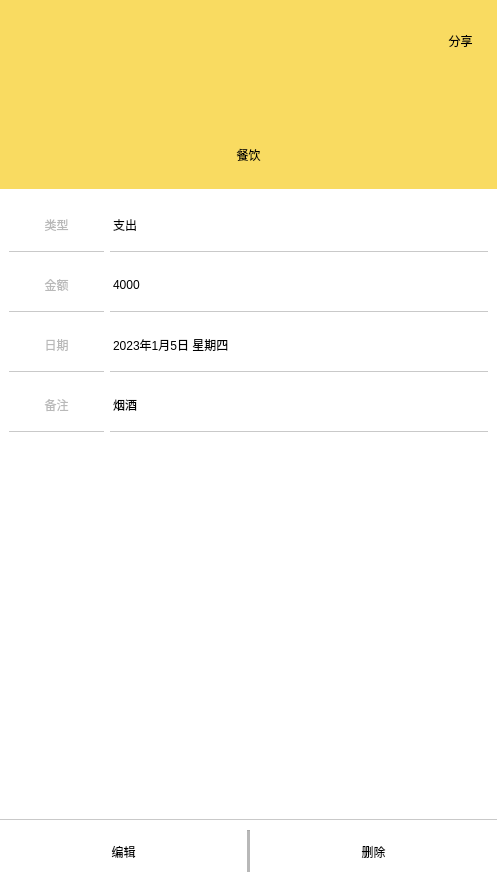
<?xml version="1.0" encoding="UTF-8"?>
<ui version="4.0">
 <class>BillDetailItemEditSubPage</class>
 <widget class="QWidget" name="BillDetailItemEditSubPage">
  <property name="geometry">
   <rect>
    <x>0</x>
    <y>0</y>
    <width>497</width>
    <height>883</height>
   </rect>
  </property>
  <property name="windowTitle">
   <string>Form</string>
  </property>
  <layout class="QGridLayout" name="gridLayout_4">
   <property name="leftMargin">
    <number>0</number>
   </property>
   <property name="topMargin">
    <number>0</number>
   </property>
   <property name="rightMargin">
    <number>0</number>
   </property>
   <property name="bottomMargin">
    <number>0</number>
   </property>
   <property name="spacing">
    <number>0</number>
   </property>
   <item row="0" column="0">
    <widget class="QWidget" name="backgroundwidget" native="true">
     <property name="styleSheet">
      <string notr="true">background-color: rgb(255, 255, 255);</string>
     </property>
     <layout class="QGridLayout" name="gridLayout_3" rowstretch="6,8,12,2">
      <property name="leftMargin">
       <number>0</number>
      </property>
      <property name="topMargin">
       <number>0</number>
      </property>
      <property name="rightMargin">
       <number>0</number>
      </property>
      <property name="bottomMargin">
       <number>0</number>
      </property>
      <property name="spacing">
       <number>0</number>
      </property>
      <item row="0" column="0">
       <widget class="QWidget" name="titlewidget" native="true">
        <property name="styleSheet">
         <string notr="true">background-color: rgb(249, 219, 97);
color:black;</string>
        </property>
        <layout class="QGridLayout" name="gridLayout" rowstretch="5,2">
         <property name="leftMargin">
          <number>10</number>
         </property>
         <property name="topMargin">
          <number>10</number>
         </property>
         <property name="rightMargin">
          <number>10</number>
         </property>
         <property name="bottomMargin">
          <number>10</number>
         </property>
         <property name="spacing">
          <number>0</number>
         </property>
         <item row="0" column="0">
          <layout class="QHBoxLayout" name="horizontalLayout" stretch="1,2,3,2,1">
           <item>
            <layout class="QVBoxLayout" name="verticalLayout" stretch="0,0">
             <property name="spacing">
              <number>0</number>
             </property>
             <item>
              <widget class="QPushButton" name="returnButton">
               <property name="sizePolicy">
                <sizepolicy hsizetype="Expanding" vsizetype="Expanding">
                 <horstretch>0</horstretch>
                 <verstretch>0</verstretch>
                </sizepolicy>
               </property>
               <property name="styleSheet">
                <string notr="true">border:none;
border-image: url(:/public/image/returnarrowyellowbackground.jpg);</string>
               </property>
               <property name="text">
                <string/>
               </property>
              </widget>
             </item>
             <item>
              <spacer name="verticalSpacer">
               <property name="orientation">
                <enum>Qt::Vertical</enum>
               </property>
               <property name="sizeHint" stdset="0">
                <size>
                 <width>20</width>
                 <height>40</height>
                </size>
               </property>
              </spacer>
             </item>
            </layout>
           </item>
           <item>
            <spacer name="horizontalSpacer">
             <property name="orientation">
              <enum>Qt::Horizontal</enum>
             </property>
             <property name="sizeHint" stdset="0">
              <size>
               <width>108</width>
               <height>20</height>
              </size>
             </property>
            </spacer>
           </item>
           <item>
            <widget class="QLabel" name="label_TypeIcon">
             <property name="styleSheet">
              <string notr="true">border-image: url(:/BillPage/image/Expand_1_On_SubPage.jpg);</string>
             </property>
             <property name="text">
              <string/>
             </property>
             <property name="alignment">
              <set>Qt::AlignCenter</set>
             </property>
            </widget>
           </item>
           <item>
            <spacer name="horizontalSpacer_2">
             <property name="orientation">
              <enum>Qt::Horizontal</enum>
             </property>
             <property name="sizeHint" stdset="0">
              <size>
               <width>98</width>
               <height>20</height>
              </size>
             </property>
            </spacer>
           </item>
           <item>
            <layout class="QVBoxLayout" name="verticalLayout_2" stretch="0,0">
             <property name="spacing">
              <number>0</number>
             </property>
             <item>
              <widget class="QPushButton" name="shareButton">
               <property name="sizePolicy">
                <sizepolicy hsizetype="Expanding" vsizetype="Expanding">
                 <horstretch>0</horstretch>
                 <verstretch>0</verstretch>
                </sizepolicy>
               </property>
               <property name="styleSheet">
                <string notr="true">border:none;
font: 17pt &quot;微软雅黑&quot;;</string>
               </property>
               <property name="text">
                <string>分享</string>
               </property>
              </widget>
             </item>
             <item>
              <spacer name="verticalSpacer_2">
               <property name="orientation">
                <enum>Qt::Vertical</enum>
               </property>
               <property name="sizeHint" stdset="0">
                <size>
                 <width>20</width>
                 <height>40</height>
                </size>
               </property>
              </spacer>
             </item>
            </layout>
           </item>
          </layout>
         </item>
         <item row="1" column="0">
          <widget class="QLabel" name="label_Type">
           <property name="styleSheet">
            <string notr="true">font: 20pt &quot;微软雅黑&quot;;</string>
           </property>
           <property name="text">
            <string>餐饮</string>
           </property>
           <property name="alignment">
            <set>Qt::AlignCenter</set>
           </property>
          </widget>
         </item>
        </layout>
       </widget>
      </item>
      <item row="1" column="0">
       <widget class="QWidget" name="midwidget" native="true">
        <property name="styleSheet">
         <string notr="true">color: rgb(0, 0, 0);

QWidget
{
	border:none;
}</string>
        </property>
        <layout class="QGridLayout" name="gridLayout_2">
         <item row="0" column="0">
          <layout class="QHBoxLayout" name="horizontalLayout_3" stretch="2,8">
           <item>
            <widget class="QLabel" name="label_3">
             <property name="styleSheet">
              <string notr="true">color: rgb(185, 185, 185);
font: 18pt &quot;微软雅黑&quot;;
border-bottom:1px ;
border-color: rgba(140,140,140,120);
border-style: solid;</string>
             </property>
             <property name="text">
              <string>类型</string>
             </property>
             <property name="alignment">
              <set>Qt::AlignCenter</set>
             </property>
            </widget>
           </item>
           <item>
            <widget class="QLabel" name="label_InAndOut_Type">
             <property name="styleSheet">
              <string notr="true">font: 18pt &quot;微软雅黑&quot;;
border-bottom:1px ;
border-color: rgba(140,140,140,120);
border-style: solid;</string>
             </property>
             <property name="text">
              <string>支出</string>
             </property>
            </widget>
           </item>
          </layout>
         </item>
         <item row="1" column="0">
          <layout class="QHBoxLayout" name="horizontalLayout_4" stretch="2,8">
           <item>
            <widget class="QLabel" name="label_5">
             <property name="styleSheet">
              <string notr="true">color: rgb(185, 185, 185);
font: 18pt &quot;微软雅黑&quot;;
border-bottom:1px ;
border-color: rgba(140,140,140,120);
border-style: solid;</string>
             </property>
             <property name="text">
              <string>金额</string>
             </property>
             <property name="alignment">
              <set>Qt::AlignCenter</set>
             </property>
            </widget>
           </item>
           <item>
            <widget class="QLabel" name="label_Money">
             <property name="styleSheet">
              <string notr="true">font: 18pt &quot;微软雅黑&quot;;
border-bottom:1px ;
border-color: rgba(140,140,140,120);
border-style: solid;</string>
             </property>
             <property name="text">
              <string>4000</string>
             </property>
            </widget>
           </item>
          </layout>
         </item>
         <item row="2" column="0">
          <layout class="QHBoxLayout" name="horizontalLayout_5" stretch="2,8">
           <item>
            <widget class="QLabel" name="label_7">
             <property name="styleSheet">
              <string notr="true">color: rgb(185, 185, 185);
font: 18pt &quot;微软雅黑&quot;;
border-bottom:1px ;
border-color: rgba(140,140,140,120);
border-style: solid;</string>
             </property>
             <property name="text">
              <string>日期</string>
             </property>
             <property name="alignment">
              <set>Qt::AlignCenter</set>
             </property>
            </widget>
           </item>
           <item>
            <widget class="QLabel" name="label_Date">
             <property name="styleSheet">
              <string notr="true">font: 18pt &quot;微软雅黑&quot;;
border-bottom:1px ;
border-color: rgba(140,140,140,120);
border-style: solid;</string>
             </property>
             <property name="text">
              <string>2023年1月5日 星期四</string>
             </property>
            </widget>
           </item>
          </layout>
         </item>
         <item row="3" column="0">
          <layout class="QHBoxLayout" name="horizontalLayout_6" stretch="2,8">
           <item>
            <widget class="QLabel" name="label_9">
             <property name="styleSheet">
              <string notr="true">color: rgb(185, 185, 185);
font: 18pt &quot;微软雅黑&quot;;
border-bottom:1px ;
border-color: rgba(140,140,140,120);
border-style: solid;</string>
             </property>
             <property name="text">
              <string>备注</string>
             </property>
             <property name="alignment">
              <set>Qt::AlignCenter</set>
             </property>
            </widget>
           </item>
           <item>
            <widget class="QLabel" name="label_Remark">
             <property name="styleSheet">
              <string notr="true">font: 18pt &quot;微软雅黑&quot;;
border-bottom:1px ;
border-color: rgba(140,140,140,120);
border-style: solid;</string>
             </property>
             <property name="text">
              <string>烟酒</string>
             </property>
            </widget>
           </item>
          </layout>
         </item>
        </layout>
       </widget>
      </item>
      <item row="2" column="0">
       <widget class="QWidget" name="midspacewidget" native="true">
        <property name="styleSheet">
         <string notr="true">border-bottom:1px ;
border-color: rgba(140,140,140,120);
border-style: solid;</string>
        </property>
       </widget>
      </item>
      <item row="3" column="0">
       <widget class="QWidget" name="buttombuttonwidget" native="true">
        <property name="sizePolicy">
         <sizepolicy hsizetype="Preferred" vsizetype="Expanding">
          <horstretch>0</horstretch>
          <verstretch>0</verstretch>
         </sizepolicy>
        </property>
        <layout class="QHBoxLayout" name="horizontalLayout_2">
         <property name="spacing">
          <number>0</number>
         </property>
         <property name="leftMargin">
          <number>0</number>
         </property>
         <property name="topMargin">
          <number>10</number>
         </property>
         <property name="rightMargin">
          <number>0</number>
         </property>
         <property name="bottomMargin">
          <number>10</number>
         </property>
         <item>
          <widget class="QPushButton" name="editButton">
           <property name="sizePolicy">
            <sizepolicy hsizetype="Minimum" vsizetype="Expanding">
             <horstretch>0</horstretch>
             <verstretch>0</verstretch>
            </sizepolicy>
           </property>
           <property name="styleSheet">
            <string notr="true">border:none;
font: 18pt &quot;微软雅黑&quot;;
color:black;</string>
           </property>
           <property name="text">
            <string>编辑</string>
           </property>
          </widget>
         </item>
         <item>
          <widget class="Line" name="line">
           <property name="sizePolicy">
            <sizepolicy hsizetype="Fixed" vsizetype="Expanding">
             <horstretch>0</horstretch>
             <verstretch>0</verstretch>
            </sizepolicy>
           </property>
           <property name="minimumSize">
            <size>
             <width>0</width>
             <height>10</height>
            </size>
           </property>
           <property name="lineWidth">
            <number>1</number>
           </property>
           <property name="midLineWidth">
            <number>3</number>
           </property>
           <property name="orientation">
            <enum>Qt::Vertical</enum>
           </property>
          </widget>
         </item>
         <item>
          <widget class="QPushButton" name="deleteButton">
           <property name="sizePolicy">
            <sizepolicy hsizetype="Minimum" vsizetype="Expanding">
             <horstretch>0</horstretch>
             <verstretch>0</verstretch>
            </sizepolicy>
           </property>
           <property name="styleSheet">
            <string notr="true">border:none;
font: 18pt &quot;微软雅黑&quot;;
color:black;</string>
           </property>
           <property name="text">
            <string>删除</string>
           </property>
          </widget>
         </item>
        </layout>
       </widget>
      </item>
     </layout>
    </widget>
   </item>
  </layout>
 </widget>
 <resources/>
 <connections/>
</ui>
